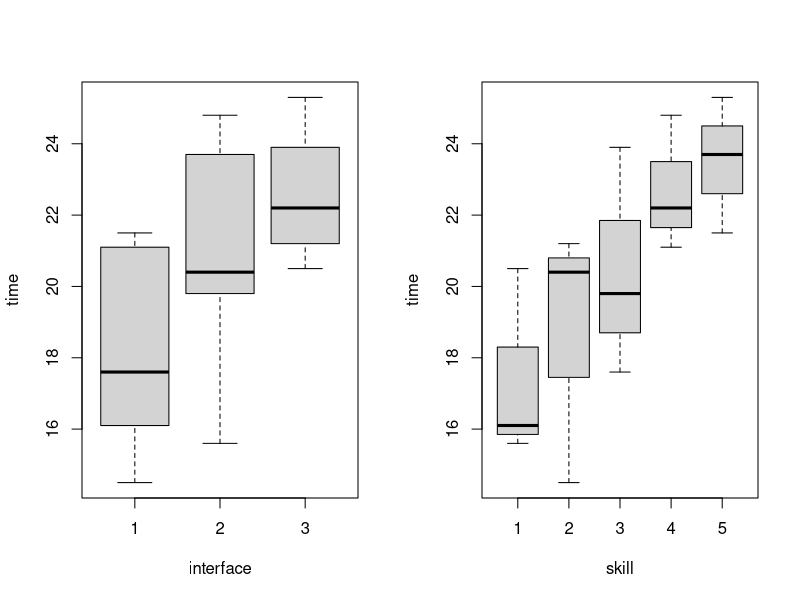
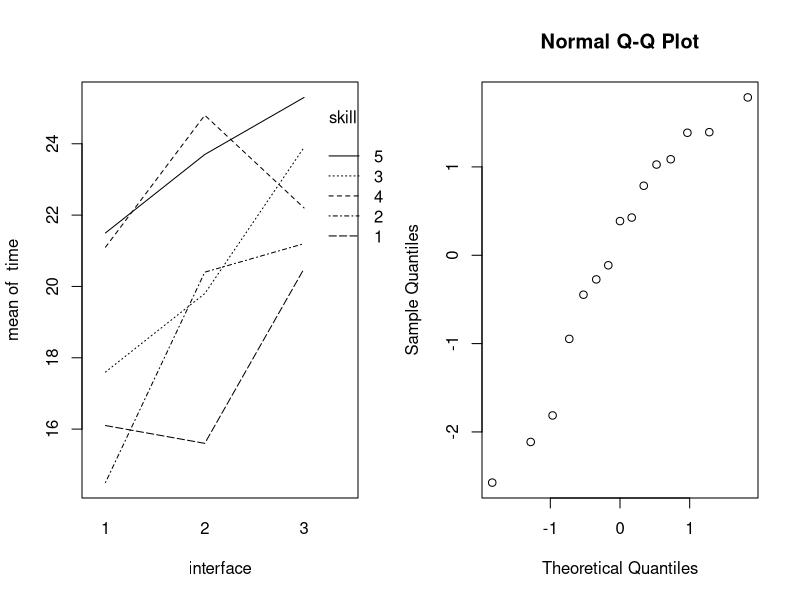
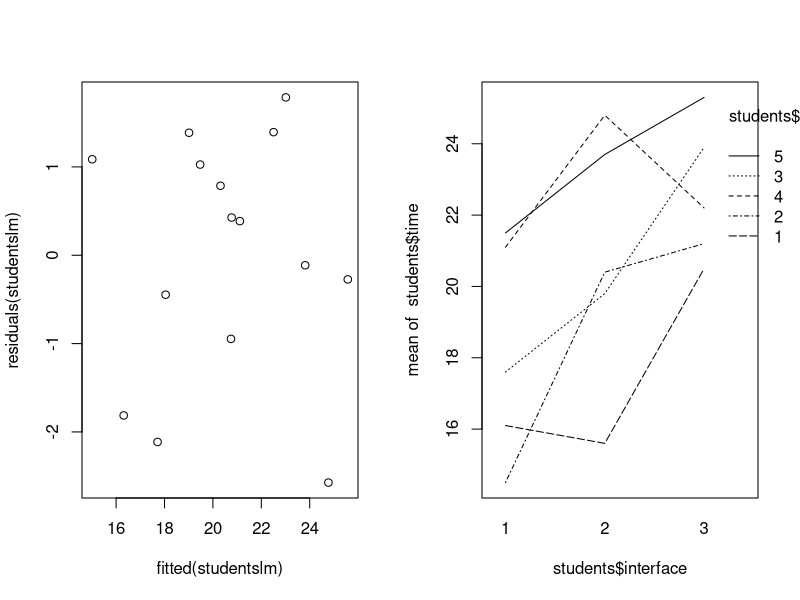
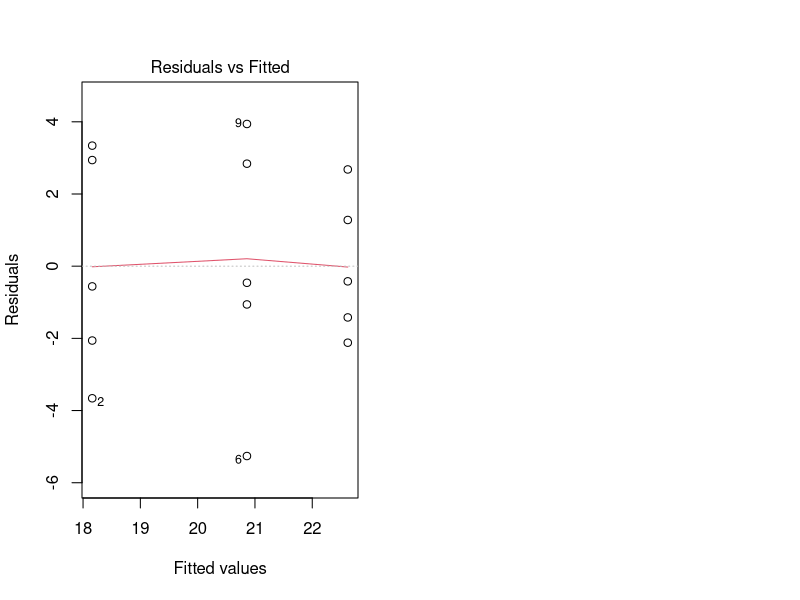
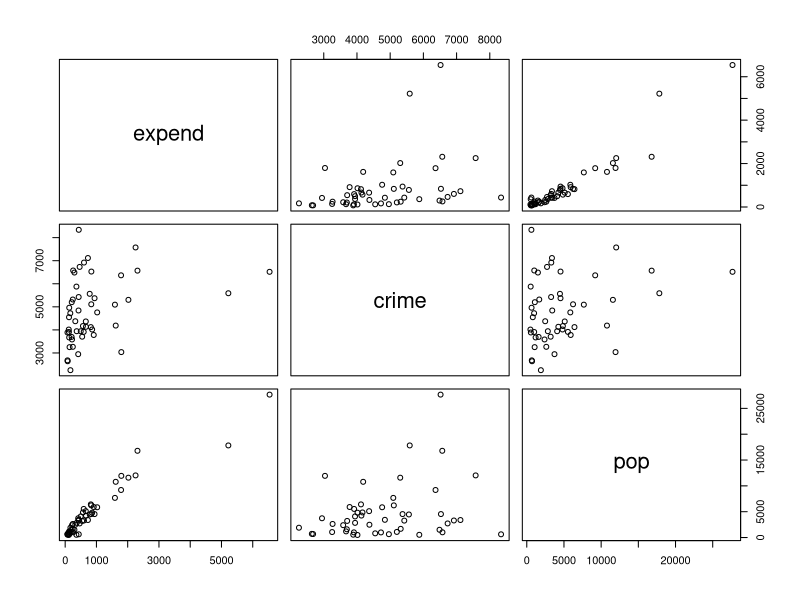
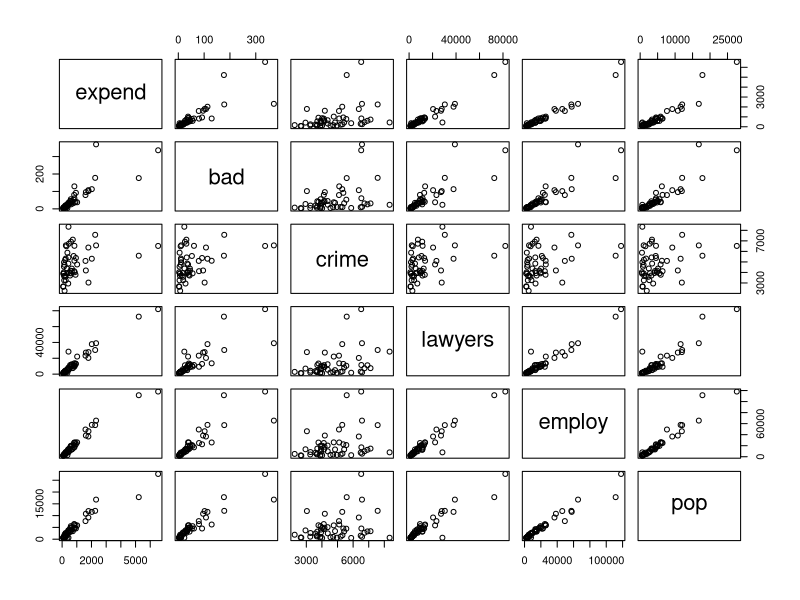
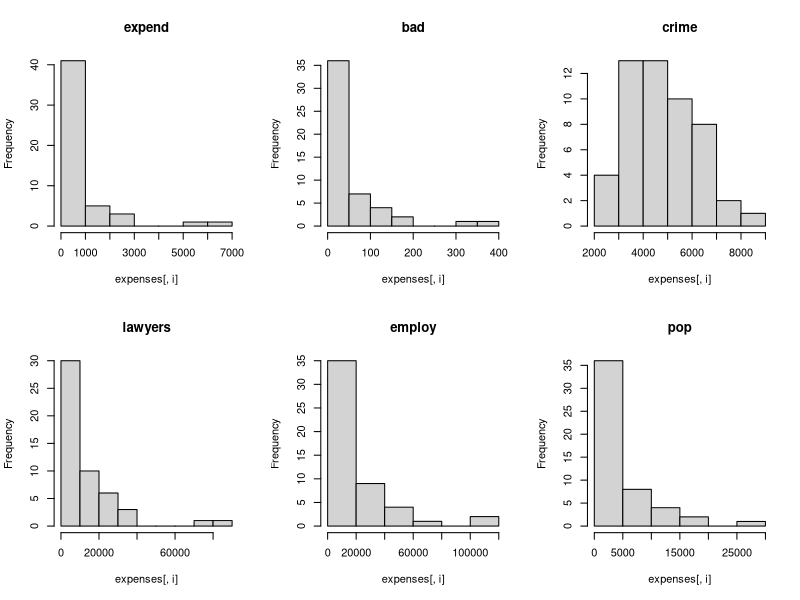

Here is the R script that generated these plots, in order: (Note: this script raises an error after producing the figures.)
## ---- chunk 1
knitr::opts_chunk$set(echo = TRUE)
options(digits=3)
## ---- chunk 2
students = read.table("search.txt",header=TRUE)
students
## ---- chunk 3
I = 3
B = 5
N = 1
for (b in 1:B) {
  print(sample(1:(N*I)))
}
# example output: 2 3 1
# means: assign student 2 to treatment 3, student 3 to treatment 1 and student 1 to treatment 2
## ---- chunk 4
students$interface = as.factor(students$interface)
students$skill = as.factor(students$skill)
attach(students)

par(mfrow=c(1,2))

boxplot(time~interface)
boxplot(time~skill)

interaction.plot(interface,skill,time)

studentslm = lm(time~interface+skill)
anova(studentslm)
## ---- chunk 5
inter1 = mean(students$time[interface==1])
inter2 = mean(students$time[interface==2])
inter3 = mean(students$time[interface==3])
which.max(c(inter1, inter2, inter3))
## ---- chunk 6
students[which.min(students$time),]
## ---- chunk 7
summary(studentslm)
## ---- chunk 8
qqnorm(residuals(studentslm))
plot(fitted(studentslm),residuals(studentslm))
## ---- chunk 9
interaction.plot(students$interface, students$skill, students$time)
friedman.test(time,interface,skill,data=students)
## ---- chunk 10
studentsaov = lm(time ~ interface, data=students)
plot(studentsaov,1)
# plot(studentsaov,2)

anova(studentsaov)
summary(studentsaov)
# qqnorm(residuals(studentsaov))
# plot(fitted(studentsaov),residuals(studentsaov))
# fitted(studentsaov)
# residuals(studentsaov)
## ---- chunk 11
expenses = read.table("expensescrime.txt",header=TRUE)
expenses
## ---- chunk 12
# attach(expenses)
# boxplot(expend~bad)
# pop
# employ
# plot(employ/(pop*1000), crime)
# boxplot(expend~crime)

# this is from slides lecture 7 slide 28.
expenses[1:3,]
# deze snap ik nog niet 100% maar ziet er vet uit
plot(expenses[,c(2,4,7)]); par(mfrow=c(1,3))
pairs(expenses[2:length(expenses)])

# expenses[1:3, c(2,4,7)]

# for (i in c(2,4,7)) {
#   hist(expenses[,i], main=names(expenses)[i])
# }

par(mfrow=c(2,3))
for (i in 2:7) {
  hist(expenses[,i], main=names(expenses)[i])
}



## ---- chunk 13
factors = colnames(expenses)[3:length(colnames(expenses))]

# 1st factor
R2 = numeric(length(factors))

for (i in 1:length(factors)) {
  R2[i] = summary(lm(paste('expend',  '~', factors[i]), data=expenses))[[8]]
}

print("R^2 values for addition of first variable:"); factors; R2
factor_one = factors[which.max(R2)]
print(paste0("Factor with highest R^2 value: ", factor_one))

# remove chosen first factor from list
factors = factors[-which.max(R2)]

# 2nd factor
R2 = numeric(length(factors))
for (i in 1:length(factors)) {
  R2[i] = summary(lm(paste('expend',  '~', factor_one, '+', factors[i]), data=expenses))[[8]]
}

print("R^2 values for addition of second variable:"); factors; R2
factor_two = factors[which.max(R2)]
print(paste0("Factor with highest R^2 value: ", factor_two))

summary(lm(expend~employ), data=expenses)

## ---- chunk 14
# start with all variables
summary(lm(expend~bad+crime+lawyers+employ+pop, data=expenses))[4]
print("Crime has highest p-value of 0.255, thus remove crime as variable")

# crime has highest p value of 0.2553, thus remove crime
summary(lm(expend~bad+lawyers+employ+pop, data=expenses))[4]
print("Pop has highest p-value of 0.0601, thus remove pop as variable")

# pop has highest p value of 0.0601, thus remove pop
summary(lm(expend~bad+lawyers+employ, data=expenses))[4]
print("Bad has highest p-value of 0.345, thus remove bad as variable")

# bad has highest p value of 0.3450, thus remove bad
summary(lm(expend~lawyers+employ, data=expenses))
## ---- chunk 15
attach(expenses)
stepuplm = lm(expend~employ)

# 1, is in a gedaan, toch?

# 2
plot(residuals(stepuplm), employ, main="Scatter plot against employ")

# expenses$employlog = log(expenses$employ)
# expenses$employlog = 
# attach(expenses)
# stepuplmlog = lm(expend~employlog)
# plot(residuals(stepuplmlog), employlog, main="Scatter plot against employlog")


# 3
x = residuals(lm(employ~bad+crime+lawyers+pop))
y = residuals(lm(expend~bad+crime+lawyers+pop))
plot(x,y,main="Added variable plot for + Employ", xlab="residual of Employ", ylab="residual of Expend")

# 4
# par(mfrow=c(2,2))
plot(residuals(stepuplm), bad, main="Scatter plot against bad")
plot(residuals(stepuplm), crime, main="Scatter plot against crime")
plot(residuals(stepuplm), lawyers, main="Scatter plot against lawyers")
plot(residuals(stepuplm), pop, main="Scatter plot against pop")
# NIKS LINEAR DUS KAN WEG?

# 5
plot(residuals(stepuplm), expend)
plot(residuals(stepuplm),fitted(stepuplm))

# 6
qqnorm(residuals(stepuplm))
# slide 21
shapiro.test(residuals(stepuplm))
